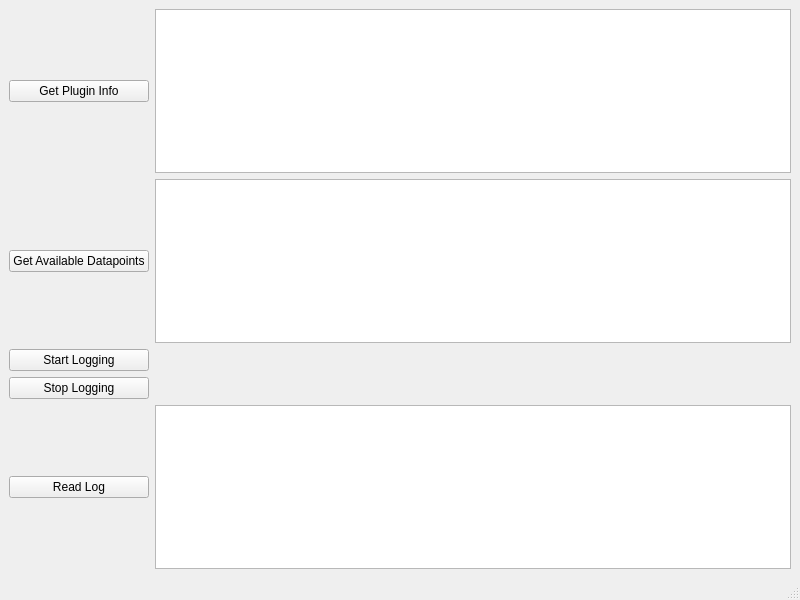
<?xml version="1.0" encoding="UTF-8"?>
<ui version="4.0">
 <class>MainWindow</class>
 <widget class="QMainWindow" name="MainWindow">
  <property name="geometry">
   <rect>
    <x>0</x>
    <y>0</y>
    <width>800</width>
    <height>600</height>
   </rect>
  </property>
  <property name="windowTitle">
   <string>MainWindow</string>
  </property>
  <widget class="QWidget" name="centralwidget">
   <layout class="QVBoxLayout" name="verticalLayout">
    <item>
     <layout class="QGridLayout" name="gridLayout_2">
      <item row="1" column="1">
       <widget class="QPlainTextEdit" name="txtAvailableDatapoint"/>
      </item>
      <item row="3" column="0">
       <widget class="QPushButton" name="btnStopLogging">
        <property name="text">
         <string>Stop Logging</string>
        </property>
       </widget>
      </item>
      <item row="4" column="0">
       <widget class="QPushButton" name="btnReadlog">
        <property name="text">
         <string>Read Log</string>
        </property>
       </widget>
      </item>
      <item row="2" column="0">
       <widget class="QPushButton" name="btnStartLogging">
        <property name="text">
         <string>Start Logging</string>
        </property>
       </widget>
      </item>
      <item row="4" column="1">
       <widget class="QPlainTextEdit" name="txtLog"/>
      </item>
      <item row="1" column="0">
       <widget class="QPushButton" name="btnAvailableDatapoints">
        <property name="text">
         <string>Get Available Datapoints</string>
        </property>
       </widget>
      </item>
      <item row="0" column="1">
       <widget class="QPlainTextEdit" name="txtPluginInfo"/>
      </item>
      <item row="0" column="0">
       <widget class="QPushButton" name="btnPluginInfo">
        <property name="text">
         <string>Get Plugin Info</string>
        </property>
       </widget>
      </item>
     </layout>
    </item>
    <item>
     <spacer name="verticalSpacer">
      <property name="orientation">
       <enum>Qt::Orientation::Vertical</enum>
      </property>
      <property name="sizeHint" stdset="0">
       <size>
        <width>20</width>
        <height>40</height>
       </size>
      </property>
     </spacer>
    </item>
   </layout>
  </widget>
  <widget class="QMenuBar" name="menubar">
   <property name="geometry">
    <rect>
     <x>0</x>
     <y>0</y>
     <width>800</width>
     <height>24</height>
    </rect>
   </property>
  </widget>
  <widget class="QStatusBar" name="statusbar"/>
 </widget>
 <resources/>
 <connections/>
</ui>
